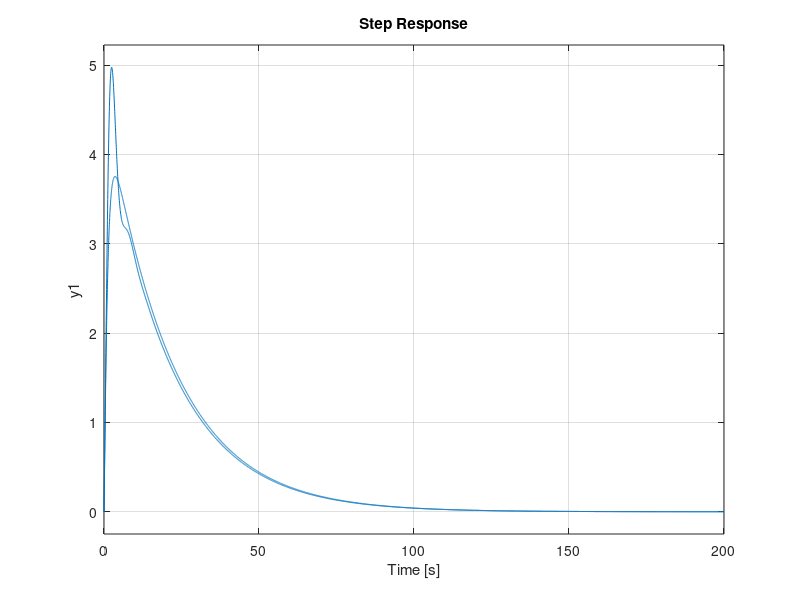
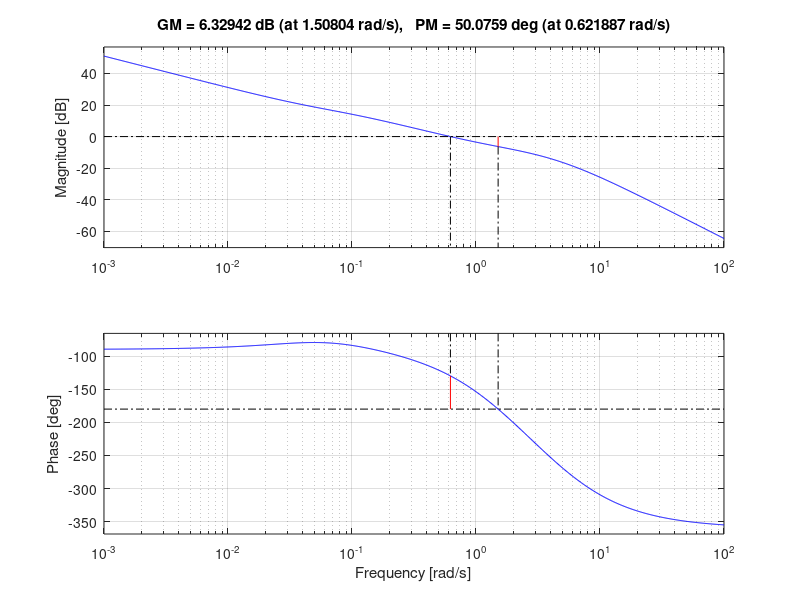

MATLAB code to generate these figures, in order:
clc
clear all
close all

T_i=20;
ome_c=0.62394;
T_A=12;
omen=2*50*pi;
Pen=340e6;
BBB=-(T_i/(ome_c*T_A)/(-1*ome_c+T_i))*omen/Pen*-0.1*Pen

S_s = tf([T_A 1 0], [T_i/ome_c T_i+1/ome_c 1])*T_i/ome_c/T_A
dome_dPel = - S_s*tf([omen/Pen], [T_A 1])*(-36e6)

% figure
% bode(S_s)

% figure(1)
% step(dome_dPel)
% hold

% tf([0.1451],[20 1])+tf([-0.1451],[1.6 1]) %%check heavyside

HS_slow = tf([-BBB],[20 1])
HS_fast = tf([BBB],[1.6 1])

figure(2)
step(HS_slow)
hold
step(HS_fast)

figure(1)
step(HS_slow+HS_fast)


% bode(HS_slow)
% hold
% bode(HS_fast)

%% Point 7

Ti = 20;
ome0 = 2*pi*50;
Ta = 0.2;
TA = 12;
T = 0.3507;
kp = 0.006646622;
An = 0.2943;
mu=ome0/(340e6)*-36e6;


Ls = ome0/An*kp * tf([Ti 1], [Ti 0]) * tf([1], [Ta 1]) * tf([-2*T 1], [T 1]) * tf([1], [TA 1])

Ss = 1/(1+Ls)
Ga = -mu*tf([1],[TA 1]) * Ss

figure(2)
margin(Ls)

figure(1)
step(Ga)
hold on;


%figure(1)
%margin(Ls)
%hold

T = 0.3507/5;
TA = 5*12;
kp = 0.006646622;
An = 0.2943/5;
ome0 = 2*pi*50;
%An = 0.29337/5;
mu=ome0/(340e6)*5*-36e6;

Lsnew = ome0/An*kp * tf([Ti 1], [Ti 0]) * tf([1], [Ta 1]) * tf([-2*T 1], [T 1]) * tf([1], [TA 5])

Ssnew = 1/(1+Lsnew)
Ganew = -mu*tf([1],[TA 5]) * Ssnew
step(Ganew)

%margin(Lsnew)
%[Gm, Pm, Wcg, Wcp] = margin(Lsnew)

%% Test